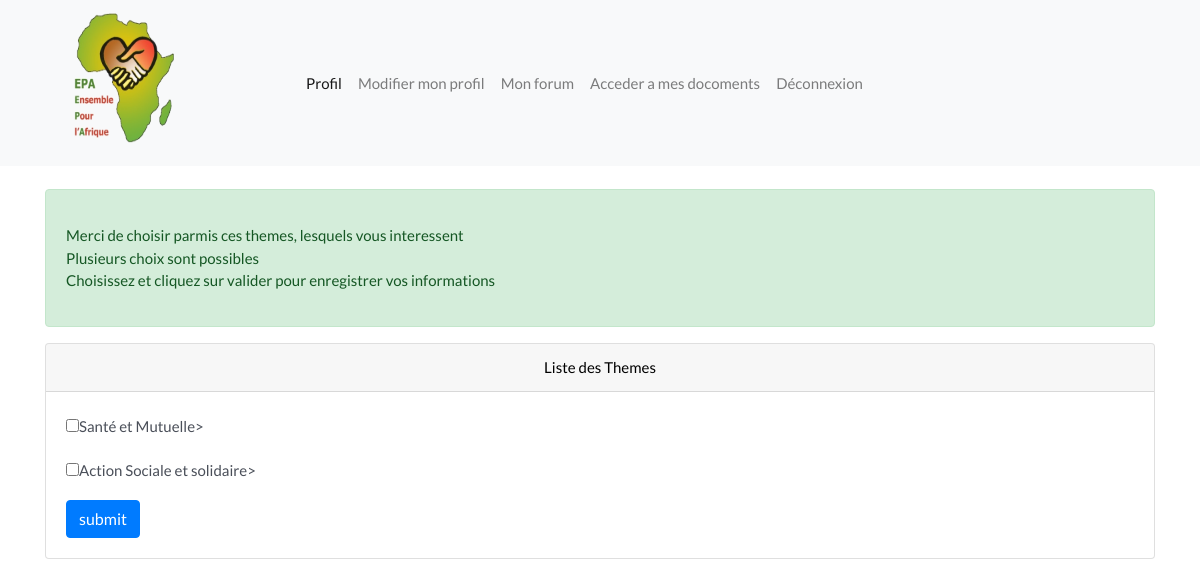
The app's page /ajoutetheme_mbr.php with its own data.
### tables this page shows
CREATE TABLE IF NOT EXISTS `themes` (
  `id_theme` int(11) NOT NULL AUTO_INCREMENT,
  `nomTheme` varchar(255) NOT NULL,
  PRIMARY KEY (`id_theme`)
);

### ajoutetheme_mbr.php (the view, shortened to what this page needs)
<?php
    require 'inc/db2.php';
     $req = $pdo->prepare('SELECT nomTheme FROM themes WHERE nomTheme not in (SELECT nomTheme from theme_abonne) ' );
    $req->execute();
    $themes=$req->fetchAll(PDO::FETCH_ASSOC);
  ?>
 <!DOCTYPE html>
  <html lang="fr">
  <head>
    <link rel="stylesheet" type="text/css" href="styles/bootstrap-4.1.2/bootstrap.min.css">
    <link href="plugins/font-awesome-4.7.0/css/font-awesome.min.css" rel="stylesheet" type="text/css">
    <link rel="stylesheet" type="text/css" href="styles/main_styles.css">
    <link rel="stylesheet" type="text/css" href="styles/responsive.css">
  </head>
  <body style="color: black">
    <div class="super_container" style="color: black">
      <header class="header1" style="background-color: white">
        <nav class="navbar navbar-expand-lg navbar-light bg-light">
          <a class="navbar-brand" href="#">
            <div class="logo"><a href="#"><img class="logo_1" src="images/logo.jpg" alt="" width="150" height="150" style="margin-right: 100px"></div>
          </a>
          <div class="collapse navbar-collapse" id="navbarNavDropdown">
            <ul class="navbar-nav">
              <li class="nav-item active">
                <a class="nav-link" href="#">Profil <span class="sr-only">(current)</span></a>
              </li>
              <li class="nav-item">
                <a class="nav-link" href=<?php echo" modificationIP.php?session=".$_SESSION['id']?>>Modifier mon profil</a>
              </li>
              <li class="nav-item">
                <a class="nav-link" href="#">Mon forum</a>
              </li>
              <li class="nav-item">
                <a class="nav-link" href=<?php echo "accesDoc.php?session=".$_SESSION['id']?>>Acceder a mes docoments</a>
              </li>
              <li class="nav-item">
                <a class="nav-link" href="logout">Déconnexion</a>
              </li>
            </ul>
          </div>
        </nav>
      </div>
<div class="container">
	<br>
	<?php echo "<div class='alert alert-success'>
					<br>
	  				<ul>
	  				<li>Merci de choisir parmis ces themes, lesquels vous interessent</li>
	  				<li>Plusieurs choix sont possibles</li>
	  				<li>Choisissez et cliquez sur valider pour enregistrer vos informations</li>
	  				</ul>
	  				<br>
	  				</div>
	  				"; ?>
    <div class="row">
      <div class="col-md-12">
        <div class="card">
          <div class="card-header text-center">Liste des Themes </div>
          <div class="card-body">
          	<?php
          	$req = $pdo->prepare('SELECT DISTINCT nomTheme FROM themes WHERE nomTheme not in (SELECT DISTINCT nomTheme from theme_abonne) ' );
   			 $req->execute();
    		$themes=$req->fetchAll(PDO::FETCH_ASSOC);
           	echo "<form method='post' action=''>";
			foreach ($themes as $donnees)
			{
				$t=$donnees['nomTheme'];
				echo "<p><input type='checkbox' name='themes[]' value='".$t."'/>".$t."></p>";
			}
			?>
           	<p><input class="btn btn-primary" type="submit" name="submit" value="submit"></p>
           </form>
         </div>
       </div>
     </div>
   </div>
</div>
</body>
</html>
<?php require 'inc/footer.php';?>

### styles/main_styles.css (style rules this page uses)
* { margin: 0; padding: 0; -webkit-font-smoothing: antialiased; -webkit-text-shadow: rgba(0,0,0,.01) 0 0 1px; text-shadow: rgba(0,0,0,.01) 0 0 1px; }
body { font-family: 'Lato', sans-serif; font-size: 15px; font-weight: 400; background: #FFFFFF; color: #a5a5a5; }
div { display: block; position: relative; -webkit-box-sizing: border-box; -moz-box-sizing: border-box; box-sizing: border-box; }
ul { list-style: none; margin-bottom: 0px; }
p { font-family: 'Lato', sans-serif; font-size: 15px; line-height: 1.86666666; font-weight: 400; color: #4a4f59; -webkit-font-smoothing: antialiased; -webkit-text-shadow: rgba(0,0,0,.01) 0 0 1px; text-shadow: rgba(0,0,0,.01) 0 0 1px; }
p:last-of-type { margin-bottom: 0; }
a { -webkit-transition: all 200ms ease; -moz-transition: all 200ms ease; -ms-transition: all 200ms ease; -o-transition: all 200ms ease; transition: all 200ms ease; }
a, a:hover, a:visited, a:active, a:link { text-decoration: none; -webkit-font-smoothing: antialiased; -webkit-text-shadow: rgba(0,0,0,.01) 0 0 1px; text-shadow: rgba(0,0,0,.01) 0 0 1px; }
img { max-width: 100%; }
.super_container { width: 100%; overflow: hidden; }
.navbar { color: black; background-color: rgb(249, 231, 159); }
.header1 { background-color: rgb(69, 179, 157); }

### records on screen
themes: nomTheme "Santé et Mutuelle"
themes: nomTheme "Action Sociale et solidaire"
